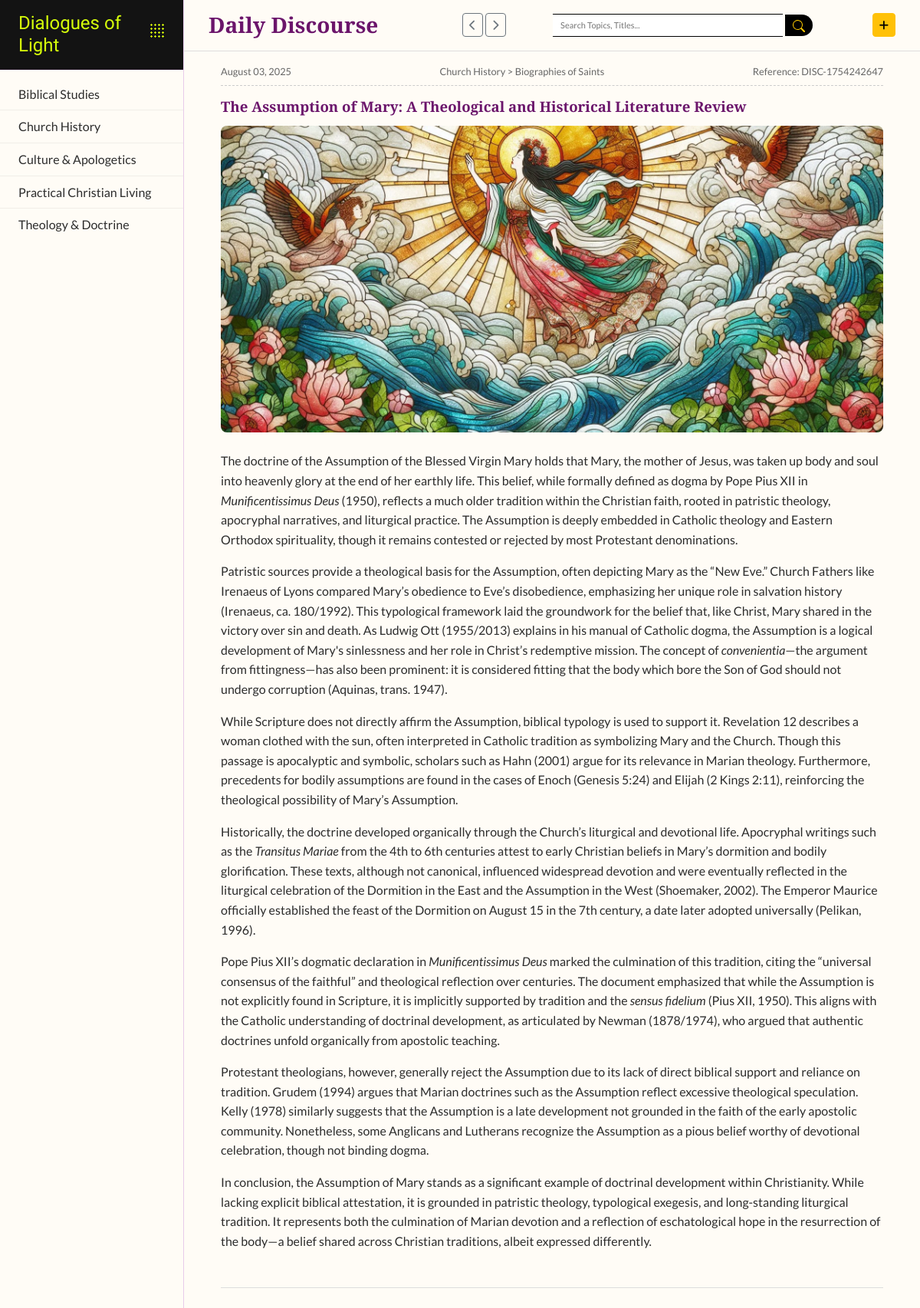
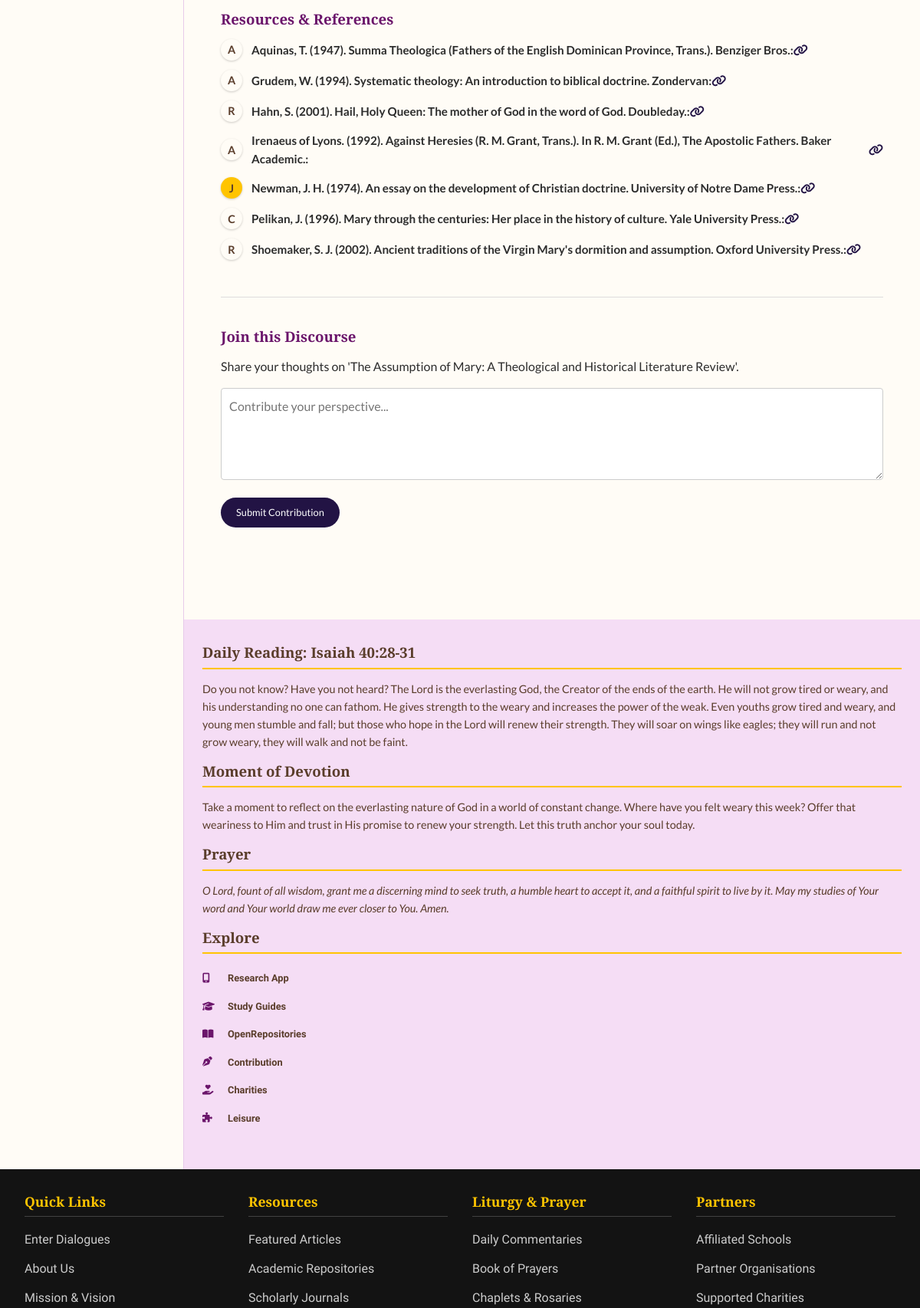
The app's page /discourse/dialogues?discourse_id=3 (upper part) with its own data (2 pictures, top to bottom).
### app/dol_db/models.py (models this page shows, shortened)
class SubCategory(db.Model):
    __tablename__ = 'subcategories'
    id = db.Column(db.Integer, primary_key=True)
    name = db.Column(db.String(100), nullable=False)
    category_id = db.Column(db.Integer, db.ForeignKey('categories.id'), nullable=False)
    category = db.relationship('Category', back_populates='subcategories')
    discourses = db.relationship('DiscourseBlog', back_populates='subcategory', lazy='dynamic')
    __table_args__ = (db.UniqueConstraint('name', 'category_id', name='_name_category_uc'),)

class Category(db.Model):
    __tablename__ = 'categories'
    id = db.Column(db.Integer, primary_key=True)
    name = db.Column(db.String(100), unique=True, nullable=False)
    subcategories = db.relationship('SubCategory', back_populates='category', lazy=True, cascade="all, delete-orphan")

class Resource(db.Model):
    __tablename__ = 'resources'
    id = db.Column(db.Integer, primary_key=True)
    discourse_id = db.Column(db.Integer, db.ForeignKey('discourse_blogs.id'), nullable=False)
    type = db.Column(db.Enum(ResourceType), nullable=False)
    name = db.Column(db.String(200), nullable=False) # e.g., "Psalm 19:1" or "On the Incarnation"
    medium = db.Column(db.Enum(ResourceMedium)) # e.g., "Book", "Journal Article"
    link = db.Column(db.String(512)) # URL or reference text
    discourse = db.relationship('DiscourseBlog', back_populates='resources')

class DiscourseBlog(db.Model):
    __tablename__ = 'discourse_blogs'
    id = db.Column(db.Integer, primary_key=True)
    user_id = db.Column(db.Integer, db.ForeignKey('users.id'), nullable=False)
    subcategory_id = db.Column(db.Integer, db.ForeignKey('subcategories.id'), nullable=False)
    reference = db.Column(db.String(50), unique=True, nullable=False, index=True)
    title = db.Column(db.String(255), nullable=False)
    body = db.Column(db.Text, nullable=False)
    date_posted = db.Column(db.DateTime, default=datetime.utcnow, index=True)
    is_approved = db.Column(db.Boolean, default=False, nullable=False)
    featured_image = db.Column(db.String(255), nullable=True)
    author = db.relationship('User', back_populates='discourses')
    resources = db.relationship('Resource', back_populates='discourse', lazy='joined', cascade="all, delete-orphan")
    comments = db.relationship('DiscourseComment', back_populates='discourse', lazy='dynamic', cascade="all, delete-orphan")
    subcategory = db.relationship('SubCategory', back_populates='discourses')

### app/dol_discourse/disc_routes.py (the view)
@discourse_bp.route('/')
@discourse_bp.route('/dialogues')
def dialogues():
    requested_discourse_id = request.args.get('discourse_id', type=int)
    content_to_load = None
    query_options = [
        joinedload(DiscourseBlog.subcategory).joinedload(SubCategory.category),
        joinedload(DiscourseBlog.author),
        joinedload(DiscourseBlog.resources) # Also load resources for display
    ]
    if requested_discourse_id:
        current_app.logger.info(f"Loading specific discourse with ID: {requested_discourse_id}")
        content_to_load = DiscourseBlog.query.options(*query_options).get(requested_discourse_id)
    else:
        current_app.logger.info("Loading latest discourse.")
        content_to_load = DiscourseBlog.query.filter_by(is_approved=True)\
                                          .order_by(DiscourseBlog.date_posted.desc())\
                                          .options(*query_options)\
                                          .first()
    return render_template(
        'dialogues.html',
        initial_content=content_to_load
    )

### app/dol_discourse/disc_routes.py (called while the page is built)
@discourse_bp.app_context_processor
def inject_enums_for_discourse_templates():
    def get_resource_types():
        return list(ResourceType)
    def get_resource_mediums():
        return list(ResourceMedium)
    return dict(
        get_resource_types=get_resource_types,
        get_resource_mediums=get_resource_mediums
    )

### app/routes.py (called while the page is built)
@bp.app_context_processor
def inject_now():
    return {'now': datetime.utcnow}

### app/dol_discourse/templates/discourse/dialogues.html (shortened to what this page needs)
{% extends "layout.html" %}
{% block content %}
    <div class="sticky-main-header d-flex justify-content-between align-items-center g-5">
        <h3 class="me-5 mb-0">Daily Discourse</h3>
        <div class="discourse-navigation-controls">
            <button id="prev-discourse-btn" class="btn btn-outline-secondary btn-sm" title="Previous Discourse" {% if not initial_content %}disabled{% endif %}>
                <i class="fa fa-chevron-left"></i>
            </button>
            <button id="next-discourse-btn" class="btn btn-outline-secondary btn-sm" title="Next Discourse" {% if not initial_content %}disabled{% endif %}>
                <i class="fa fa-chevron-right"></i>
            </button>
        </div>
        <div>
            <input type="text" class="search-input" placeholder="Search Topics, Titles..." id="searchInput">
            <button class="search-button">
                <svg xmlns="http://www.w3.org/2000/svg" width="16" height="16" fill="currentColor" class="bi bi-search" viewBox="0 0 16 16"><path d="M11.742 10.344a6.5 6.5 0 1 0-1.397 1.398h-.001q.044.06.098.115l3.85 3.85a1 1 0 0 0 1.415-1.414l-3.85-3.85a1 1 0 0 0-.115-.1zM12 6.5a5.5 5.5 0 1 1-11 0 5.5 5.5 0 0 1 11 0"/></svg>
            </button>
        </div>
        <div class="d-flex align-items-center ms-3">
            <a href="{{ url_for('discourse.new_discourse_editor') }}" class="btn btn-warning btn-sm">
                <i class="fa fa-plus"></i>
            </a>
        </div>
    </div>
    <div class="discourse-container" id="discourse-content-wrapper" data-initial-discourse-id="{{ initial_content.id if initial_content else '' }}">
        {% if initial_content %}
            <section id="discourse-section">
                <div class="discourse-meta">
                    <span id="discourse-date">{{ initial_content.date_posted.strftime('%B %d, %Y') }}</span>
                    {% if initial_content.subcategory and initial_content.subcategory.category %}
                        <span class="discourse-category">
                            {{ initial_content.subcategory.category.name }} > {{ initial_content.subcategory.name }}
                        </span>
                    {% endif %}
                    <span id="discourse-ref">Reference: {{ initial_content.reference }}</span>
                </div>
                <h4 id="discourse-title">{{ initial_content.title }}</h4>
                <div id="featured-image-container">
                    {% if initial_content.featured_image %}
                    <img src="{{ url_for('static', filename='uploads/discourse_images/' + initial_content.featured_image) }}" alt="{{ initial_content.title }}" class="featured-image">
                    {% endif %}
                </div>
                <div id="discourse-body">
                    {{ initial_content.body | safe }}
                </div>
            </section>
            <section id="resources-section">
                <h4>Resources & References</h4>
                <ul id="resource-list">
                    {% for resource in initial_content.resources %}
                    <li>
                        <span class="resource-type {{ resource.type.value | lower | replace(' ', '-') }}">{{ resource.type.value[0] }}</span>
                        <strong>{{ resource.name }}:</strong>
                        {% if resource.link %}
                            <a href="{{ resource.link }}" target="_blank" rel="noopener noreferrer">
                                {% if resource.type.name == 'SCRIPTURE' %}
                                    <i class="fas fa-book-bible" aria-hidden="true" title="Read Scripture"></i>
                                {% else %}
                                    <i class="fas fa-link" aria-hidden="true" title="External Link"></i>
                                {% endif %}
                            </a>
                        {% endif %}
                    </li>
                    {% else %}
                    <li>No resources are listed for this discourse.</li>
                    {% endfor %}
                </ul>
            </section>
            <section id="contribute-section">
                <h4>Join this Discourse</h4>
                <p id="contribute-prompt">Share your thoughts on '{{ initial_content.title }}'.</p>
                <textarea placeholder="Contribute your perspective..."></textarea>
                <div class="d-flex justify-content-between">
                    <button class="btn btn-sm btn-primary">Submit Contribution</button>
                </div>
            </section>
        {% endif %}
    </div>
{% endblock %}

### app/templates/layout.html (shortened to what this page needs)
<!DOCTYPE html>
<html lang="en">
<head>
    <link rel="stylesheet" href="https://cdnjs.cloudflare.com/ajax/libs/font-awesome/6.4.0/css/all.min.css">
    <link rel="stylesheet" href="{{ url_for('static', filename='css/bootstrap.min.css') }}">
    <link rel="stylesheet" href="{{ url_for('static', filename='css/bootstrap-icons.css') }}">
    <link rel="stylesheet" href="{{ url_for('static', filename='css/style.css') }}">
</head>
<body>
    <div class="site-grid">
        <nav class="main-nav " id="main-nav">
            <div class="logo-dropdown" >
                <div class="logo">
                    <a href="{{ url_for('main.splash') }}">
                        <h1>Dialogues of Light</h1>
                    </a>
                </div>
                <div class="header-accent-dots" id="logo-dropdown-trigger"></div>
            </div>
            <ul>
                {% for category in sidebar_data %}
                <li>
                    <a href="#" class="main-topic-link" data-topic-id="{{ category.id }}">
                        <span>{{ category.name }}</span>
                    </a>
                </li>
                {% endfor %}
            </ul>
        </nav>
        <main class="main-content">
            {% block content %}{% endblock %}
        </main>
        <aside class="right-sidebar">
            <div class="daily-content">
                <section id="daily-reading">
                    <h4>{{ daily_data.get('reading', {}).get('title', 'Daily Reading') }}</h4>
                    <p>{{ daily_data.get('reading', {}).get('body', 'Content unavailable.') }}</p>
                </section>
                <section id="daily-devotion">
                    <h4>{{ daily_data.get('devotion', {}).get('title', 'Moment of Devotion') }}</h4>
                    <p>{{ daily_data.get('devotion', {}).get('body', 'Content unavailable.') }}</p>
                </section>
                <section id="daily-prayer">
                    <h4>{{ daily_data.get('prayer', {}).get('title', 'Prayer') }}</h4>
                    <p><em>{{ daily_data.get('prayer', {}).get('body', 'Content unavailable.') }}</em></p>
                </section>
            </div>
            <div class="sidebar-links">
                <h4>Explore</h4>
                <ul>
                    <li><a href="#"><i class="fas fa-mobile-alt"></i> Research App</a></li>
                    <li><a href="#"><i class="fas fa-graduation-cap"></i> Study Guides</a></li>
                    <li><a href="#"><i class="fas fa-book-open"></i> OpenRepositories</a></li>
                    <li><a href="#"><i class="fas fa-pen-nib"></i> Contribution</a></li>
                    <li><a href="#"><i class="fas fa-hand-holding-heart"></i> Charities</a></li>
                    <li><a href="#"><i class="fas fa-puzzle-piece"></i> Leisure</a></li>
                </ul>
            </div>
        </aside>
    </div>
    <footer class="site-footer">
        <div class="footer-container">
            <div class="footer-column">
                <h4>Quick Links</h4>
                <ul>
                    <li><a href="{{ url_for('discourse.dialogues') }}">Enter Dialogues</a></li>
                    <li><a href="#">About Us</a></li>
                    <li><a href="#">Mission & Vision</a></li>
                </ul>
            </div>
            <div class="footer-column">
                <h4>Resources</h4>
                <ul>
                    <li><a href="#">Featured Articles</a></li>
                    <li><a href="#">Academic Repositories</a></li>
                    <li><a href="#">Scholarly Journals</a></li>
                </ul>
            </div>
            <div class="footer-column">
                <h4>Liturgy & Prayer</h4>
                <ul>
                    <li><a href="#">Daily Commentaries</a></li>
                    <li><a href="#">Book of Prayers</a></li>
                    <li><a href="#">Chaplets & Rosaries</a></li>
                </ul>
            </div>
            <div class="footer-column">
                <h4>Partners</h4>
                <ul>
                    <li><a href="#">Affiliated Schools</a></li>
                    <li><a href="#">Partner Organisations</a></li>
                    <li><a href="#">Supported Charities</a></li>
                </ul>
            </div>
        </div>
    </footer>
</body>
</html>

### records on screen
SubCategory: name "Biblical Studies"
Resource: name "Church History", type "A", name "Aquinas, T. (1947). Summa Theologica (Fathers of the English Dominican Province, Trans.). Benziger Bros."
SubCategory: name "Culture & Apologetics"
SubCategory: name "Practical Christian Living"
SubCategory: name "Theology & Doctrine"
DiscourseBlog: date_posted "August 03, 2025", reference "DISC-1754242647", title "The Assumption of Mary: A Theological and Historical Literature Review", featured_image (picture), body "The doctrine of the Assumption of the Blessed Virgin Mary holds that Mary, the mother of Jesus, was taken up body and soul into heavenly glory at the end of her earthly life. This belief, while formally defined as dogma by Pope Pius XII in Munificentissimus Deus (1950), reflects a much older tradition within the Christian faith, rooted in patristic theology, apocryphal narratives, and liturgical practice. The Assumption is deeply embedded in Catholic theology and Eastern Orthodox spirituality, though it remains contested or rejected by most Protestant denominations. Patristic sources provide a theological basis for the Assumption, often depicting Mary as the “New Eve.” Church Fathers like…"
Category: subcategory.category.name "Church History"
SubCategory: subcategory.name "Biographies of Saints"
Resource: type "A", name "Grudem, W. (1994). Systematic theology: An introduction to biblical doctrine. Zondervan"
Resource: type "R", name "Hahn, S. (2001). Hail, Holy Queen: The mother of God in the word of God. Doubleday."
Resource: type "A", name "Irenaeus of Lyons. (1992). Against Heresies (R. M. Grant, Trans.). In R. M. Grant (Ed.), The Apostolic Fathers. Baker Academic."
Resource: type "J", name "Newman, J. H. (1974). An essay on the development of Christian doctrine. University of Notre Dame Press."
Resource: type "C", name "Pelikan, J. (1996). Mary through the centuries: Her place in the history of culture. Yale University Press."
Resource: type "R", name "Shoemaker, S. J. (2002). Ancient traditions of the Virgin Mary's dormition and assumption. Oxford University Press."

### other values on screen
{{ daily_data.get('reading', {}).get('title', 'Daily Reading') }} "Daily Reading: Isaiah 40:28-31"
{{ daily_data.get('devotion', {}).get('title', 'Moment of Devotion') }} "Moment of Devotion"
{{ daily_data.get('prayer', {}).get('title', 'Prayer') }} "Prayer"
